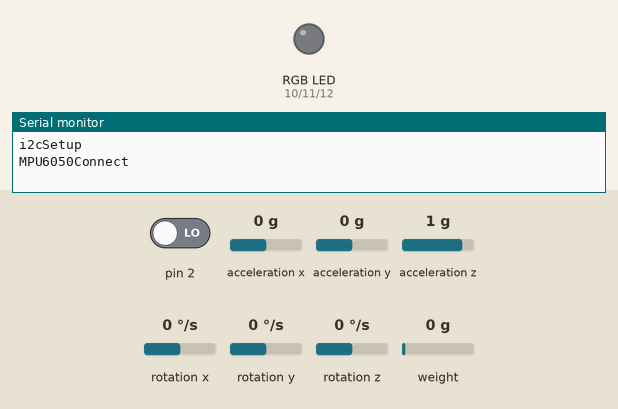
Bench run of a sketch on a simulated Arduino Uno, built with avr-gcc and run on an emulated ATmega328P. Shown: an RGB LED mixed from three pins (HIGH = lit), the last lines printed to the serial monitor. Wiring (inferred from the names in the program): MPU-6050 motion sensor at I2C address 0x68. The inputs (shaded band) are chosen by the test bench; at power-on: acceleration x 0 g, acceleration z 1 g, acceleration y 0 g, rotation z 0 °/s, pin 2 LOW, rotation x 0 °/s, rotation y 0 °/s, weight on the scale 0 g. The sensor or clock chip raises its interrupt line as the real part does.

Above: at 0.1 s.
At 3.7 s:
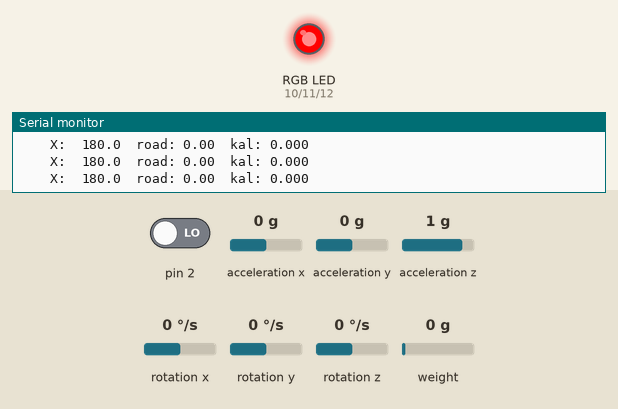
3.8 s: acceleration x set to 0.8 g
6.8 s: acceleration z set to 0 g
8.4 s: acceleration y set to -1.4 g
11.4 s: rotation z set to -192 °/s
Timing chart, 0 to 14.4 s (numbered marks = the images above; inputs shaded):
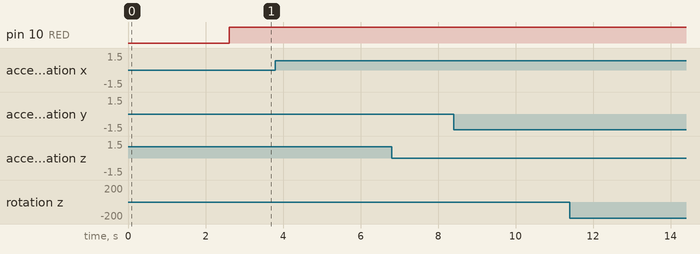

The sketch:

Load_cell_mpu.ino
```cpp
#include "I2Cdev.h"
#include "MPU6050_6Axis_MotionApps20.h"
#include "Wire.h"
#include "HX711.h" //HX711로드셀 엠프 관련함수 호출
#include <SoftwareSerial.h>


SoftwareSerial bluetooth(7,8);

MPU6050 mpu;
int16_t AcX,AcY,AcZ,Tmp,GyX,GyY,GyZ;
//int SensorPin = A0; //analog pin 0
const int MPU_addr=0x68;

#define calibration_factor -7050.0 // 로드셀 스케일 값 선언
#define DOUT  3 //엠프 데이터 아웃 핀 넘버 선언
#define CLK  4  //엠프 클락 핀 넘버

#define BLUE 12 // RGB
#define GREEN 11 // RGB
#define RED 10 //RGB
int Color[7][3]= {
    {255,0,0}, //빨
    {255,50,0}, //주
    {255,255,0}, //노
    {0,255,0}, //초
    {0,150,255}, //파
    {0,0,255}, //남
    {100,0,255} //보
  };

HX711 scale(DOUT, CLK); //엠프 핀 선언
float road = 0; // 로드셀 값 변수

#define DEBUG
#ifdef DEBUG
//#define DPRINT(args...)  Serial.print(args)             //OR use the following syntax:
#define DPRINTSTIMER(t)    for (static unsigned long SpamTimer; (unsigned long)(millis() - SpamTimer) >= (t); SpamTimer = millis())
#define  DPRINTSFN(StrSize,Name,...) {char S[StrSize];Serial.print("\t");Serial.print(Name);Serial.print(" "); Serial.print(dtostrf((float)__VA_ARGS__ ,S));}//StringSize,Name,Variable,Spaces,Percision
#define DPRINTLN(...)      Serial.println(__VA_ARGS__)
#else
#define DPRINTSTIMER(t)    if(false)
#define DPRINTSFN(...)     //blank line
#define DPRINTLN(...)      //blank line
#endif

//#define LED_PIN 13

// ================================================================
// ===                         Kalman Fliter                          ===
// ================================================================
double deg, dgy_y ;
double dt;
double val;
uint32_t pasttime ;

class kalman {
  public :
    double getkalman(double acc, double gyro, double dt) {
      //project the state ahead
      angle += dt * (gyro - bias) ;

      //Project the error covariance ahead
      P[0][0] += dt * (dt * P[1][1] - P[0][1] - P[1][0] + Q_angle) ;
      P[0][1] -= dt * P[1][1] ;
      P[1][0] -= dt * P[1][1] ;
      P[1][1] += Q_gyro * dt ;

      //Compute the Kalman gain
      double S = P[0][0] + R_measure ;
      K[0] = P[0][0] / S ;
      K[1] = P[1][0] / S ;

      //Update estimate with measurement z
      double y = acc - angle ;
      angle += K[0] * y ;
      bias += K[1] * y ;

      //Update the error covariance
      double P_temp[2] = {P[0][0], P[0][1]} ;
      P[0][0] -= K[0] * P_temp[0] ;
      P[0][1] -= K[0] * P_temp[1] ;
      P[1][0] -= K[1] * P_temp[0] ;
      P[1][1] -= K[1] * P_temp[1] ;

      return angle ;
    } ;

    void init(double angle, double gyro, double measure) {
      Q_angle = angle ;
      Q_gyro = gyro ;
      R_measure = measure ;

      angle = 0 ;
      bias = 0 ;

      P[0][0] = 0 ;
      P[0][1] = 0 ;
      P[1][0] = 0 ;
      P[1][1] = 0 ;
    } ;

    double getvar(int num) {
      switch (num) {
        case 0 :
          return Q_angle ;
          break ;
        case 1 :
          return Q_gyro ;
          break ;
        case 2 :
          return R_measure ;
          break ;
      }
    } ;

  private :
    double Q_angle, Q_gyro, R_measure ;
    double angle, bias ;
    double P[2][2], K[2] ;
} ;

kalman kal ;

// supply your own gyro offsets here, scaled for min sensitivity use MPU6050_calibration.ino
// -4232  -706  1729  173 -94 37
//                       XA   YA    ZA    XG  YG   ZG
int MPUOffsets[6] = {  -3115, 400, 1033,  119, 5, -23};


// ================================================================
// ===                      i2c SETUP Items                     ===
// ================================================================
void i2cSetup() {
  // join I2C bus (I2Cdev library doesn't do this automatically)
#if I2CDEV_IMPLEMENTATION == I2CDEV_ARDUINO_WIRE
  Wire.begin();
  TWBR = 24; // 400kHz I2C clock (200kHz if CPU is 8MHz)
#elif I2CDEV_IMPLEMENTATION == I2CDEV_BUILTIN_FASTWIRE
  Fastwire::setup(400, true);
#endif
}

// ================================================================
// ===               INTERRUPT DETECTION ROUTINE                ===
// ================================================================
volatile bool mpuInterrupt = false;     // indicates whether MPU interrupt pin has gone high
void dmpDataReady() {
  mpuInterrupt = true;
}

// ================================================================
// ===                      MPU DMP SETUP                       ===
// ================================================================
int FifoAlive = 0; // tests if the interrupt is triggering
int IsAlive = -20;     // counts interrupt start at -20 to get 20+ good values before assuming connected
// MPU control/status vars
uint8_t mpuIntStatus;   // holds actual interrupt status byte from MPU
uint8_t devStatus;      // return status after each device operation (0 = success, !0 = error)
uint16_t packetSize;    // expected DMP packet size (default is 42 bytes)
uint16_t fifoCount;     // count of all bytes currently in FIFO
uint8_t fifoBuffer[64]; // FIFO storage buffer

// orientation/motion vars
Quaternion q;           // [w, x, y, z]         quaternion container
VectorInt16 aa;         // [x, y, z]            accel sensor measurements
VectorInt16 aaReal;     // [x, y, z]            gravity-free accel sensor measurements
VectorInt16 aaWorld;    // [x, y, z]            world-frame accel sensor measurements
VectorFloat gravity;    // [x, y, z]            gravity vector
float euler[3];         // [psi, theta, phi]    Euler angle container
float ypr[3];           // [yaw, pitch, roll]   yaw/pitch/roll container and gravity vector
byte StartUP = 100; // lets get 100 readings from the MPU before we start trusting them (Bot is not trying to balance at this point it is just starting up.)

void MPU6050Connect() {
  static int MPUInitCntr = 0;
  // initialize device
  mpu.initialize(); // same
  // load and configure the DMP
  devStatus = mpu.dmpInitialize();// same

  if (devStatus != 0) {
    // ERROR!
    // 1 = initial memory load failed
    // 2 = DMP configuration updates failed
    // (if it's going to break, usually the code will be 1)

    char * StatStr[5] { "No Error", "initial memory load failed", "DMP configuration updates failed", "3", "4"};

    MPUInitCntr++;

    Serial.print(F("MPU connection Try #"));
    Serial.println(MPUInitCntr);
    Serial.print(F("DMP Initialization failed (code "));
    Serial.print(StatStr[devStatus]);
    Serial.println(F(")"));

    if (MPUInitCntr >= 10) return; //only try 10 times
    delay(10);
    MPU6050Connect(); // Lets try again
    return;
  }
  mpu.setXAccelOffset(MPUOffsets[0]);
  mpu.setYAccelOffset(MPUOffsets[1]);
  mpu.setZAccelOffset(MPUOffsets[2]);
  mpu.setXGyroOffset(MPUOffsets[3]);
  mpu.setYGyroOffset(MPUOffsets[4]);
  mpu.setZGyroOffset(MPUOffsets[5]);

  Serial.println(F("Enabling DMP..."));
  mpu.setDMPEnabled(true);
  // enable Arduino interrupt detection
  Serial.println(F("Enabling interrupt detection (Arduino external interrupt pin 2 on the Uno)..."));
  Serial.print("mpu.getInterruptDrive=  "); Serial.println(mpu.getInterruptDrive());
  attachInterrupt(0, dmpDataReady, RISING); //pin 2 on the Uno
  mpuIntStatus = mpu.getIntStatus(); // Same
  // get expected DMP packet size for later comparison
  packetSize = mpu.dmpGetFIFOPacketSize();
  delay(1000); // Let it Stabalize
  mpu.resetFIFO(); // Clear fifo buffer
  mpu.getIntStatus();
  mpuInterrupt = false; // wait for next interrupt
}

// ================================================================
// ===                    MPU DMP Get Data                      ===
// ================================================================
void GetDMP() { // Best version I have made so far
  // Serial.println(F("FIFO interrupt at:"));
  // Serial.println(micros());
  static unsigned long LastGoodPacketTime;
  mpuInterrupt = false;
  FifoAlive = 1;
  fifoCount = mpu.getFIFOCount();
  if ((!fifoCount) || (fifoCount % packetSize)) { // we have failed Reset and wait till next time!
//    digitalWrite(LED_PIN, LOW); // lets turn off the blinking light so we can see we are failing.
    mpu.resetFIFO();// clear the buffer and start over
  } else {
    while (fifoCount  >= packetSize) { // Get the packets until we have the latest!
      mpu.getFIFOBytes(fifoBuffer, packetSize); // lets do the magic and get the data
      fifoCount -= packetSize;
    }
    LastGoodPacketTime = millis();
    MPUMath(); // <<<<<<<<<<<<<<<<<<<<<<<<<<<< On success MPUMath() <<<<<<<<<<<<<<<<<<<
//    digitalWrite(LED_PIN, !digitalRead(LED_PIN)); // Blink the Light
  }
}

// ================================================================
// ===                        LED COLOR                         ===
// ================================================================
void ColorChoice(int a) {
  analogWrite(RED, Color[a][0]);
  analogWrite(GREEN, Color[a][1]);
  analogWrite(BLUE, Color[a][2]);
}


// ================================================================
// ===                        MPU Math                          ===
// ================================================================
float Yaw, Pitch, Roll;
void MPUMath() {
  mpu.dmpGetQuaternion(&q, fifoBuffer);
  mpu.dmpGetGravity(&gravity, &q);
  mpu.dmpGetYawPitchRoll(ypr, &q, &gravity);
  Yaw = (ypr[0] * 180.0 / M_PI) + 180; //x deg
  Pitch = (ypr[1] *  180.0 / M_PI) + 180; //y deg
  Roll = (ypr[2] *  180.0 / M_PI) + 180; //z deg
  DPRINTSTIMER(10) {
  DPRINTSFN(15, "\tX:", Yaw, 6, 1); // Print
  //DPRINTSFN(15, "\tY:", Pitch, 6, 1); // how to use DPRINTSFN() 15: USING 15 CHARACTERS MAX for the number to string conversion, "\tPitch": displayed name, Pitch: Floating point value to display, 6: using 6 characters in the conversion, 1: trim the float to 1 decimal place
  //DPRINTSFN(15, "\tRoll:", Roll, 6, 1); //DPRINTSFN() Will display any floating point number with simple and space everything nicely
  Wire.beginTransmission(MPU_addr);
  Wire.write(0x3B); // starting with register 0x3B (ACCEL_XOUT_H)
  Wire.endTransmission(false);
  Wire.requestFrom(MPU_addr,14,true); // request a total of 14 registers
  AcX=Wire.read()<<8|Wire.read(); // 0x3B (ACCEL_XOUT_H) & 0x3C (ACCEL_XOUT_L)
  AcY=Wire.read()<<8|Wire.read(); // 0x3D (ACCEL_YOUT_H) & 0x3E (ACCEL_YOUT_L)
  AcZ=Wire.read()<<8|Wire.read(); // 0x3F (ACCEL_ZOUT_H) & 0x40 (ACCEL_ZOUT_L)
  Tmp=Wire.read()<<8|Wire.read(); // 0x41 (TEMP_OUT_H) & 0x42 (TEMP_OUT_L)
  GyX=Wire.read()<<8|Wire.read(); // 0x43 (GYRO_XOUT_H) & 0x44 (GYRO_XOUT_L)
  GyY=Wire.read()<<8|Wire.read(); // 0x45 (GYRO_YOUT_H) & 0x46 (GYRO_YOUT_L)
  GyZ=Wire.read()<<8|Wire.read(); // 0x47 (GYRO_ZOUT_H) & 0x48 (GYRO_ZOUT_L)

  deg = atan2(AcX, AcZ) * 180 / PI ;  //acc data to degree data
  dgy_y = GyY / 131. ;  //gyro output to

  dt = (double)(micros() - pasttime) / 1000000;
  pasttime = micros();  //convert output to understandable data

  val = kal.getkalman(deg, dgy_y, dt) ;  //get kalman data

  road = scale.get_units();
  Serial.print("\troad: "); Serial.print(road);//무게 시리얼 모니터 출력
  Serial.print("\tkal: "); Serial.print(val);// 칼만필터값 시리얼 모니터 출력
  if(road < 5){
    Serial.print("0");
    ColorChoice(0); // 빨간색 출력
  } else {
    int ColorMap = map(road, 5, 25, 1,6); //로드셀의 값에 따른 led 색과 매핑
    ColorChoice(ColorMap); //주황색~보라색 출력
  }
    DPRINTLN(); // Simple New Line
  }
}

// ================================================================
// ===                         Setup                            ===
// ================================================================
void setup() {
  Serial.begin(115200);
  bluetooth.begin(115200);
  while (!Serial);
  Serial.println("i2cSetup");
  i2cSetup();
  Serial.println("MPU6050Connect");
  MPU6050Connect();
  Serial.println("Setup complete");
//  pinMode(LED_PIN, OUTPUT);
  pinMode(RED, OUTPUT);
  pinMode(GREEN, OUTPUT);
  pinMode(BLUE, OUTPUT);

  Wire.beginTransmission(MPU_addr);
  Wire.write(0x6B); // PWR_MGMT_1 register
  Wire.write(0); // set to zero (wakes up the MPU-6050)
  Wire.endTransmission(true);
  kal.init(0.001, 0.003, 0.03) ;  //init kalman filter

  scale.set_scale(calibration_factor);  //스케일 지정
  scale.tare();  //스케일 설정
}
// ================================================================
// ===                          Loop                            ===
// ================================================================
void loop() {

  String strpmp="";
  int val1 = Yaw;
  int val2 = val;
  int val3 = road;

  if (mpuInterrupt ) { // wait for MPU interrupt or extra packet(s) available
    GetDMP();

    strpmp += val1;
    strpmp += ",";
    strpmp += val2;
    strpmp += ",";
    strpmp += val3;

    bluetooth.print(strpmp);

  }
}
```
